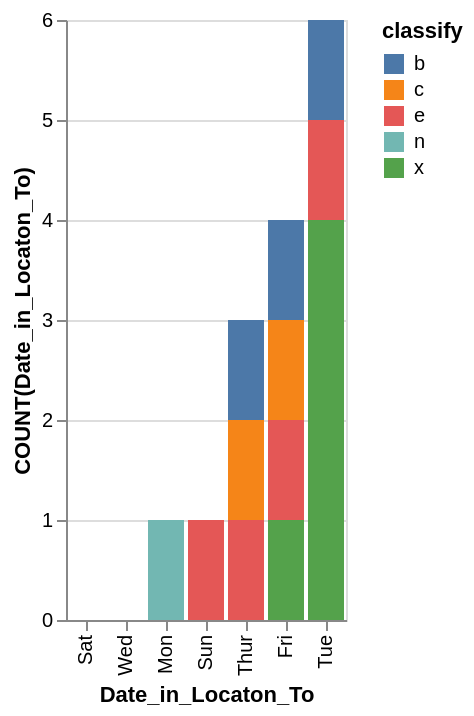

Describe this chart as a Vega-Lite specification.
### Vega-Lite specification from a JSON file in a GitHub repository (floating-point values rounded to 4 significant figures)
{"data": {"values": [{"x_data": "Sat", "y_data": 0, "classify": "b"}, {"x_data": "Wed", "y_data": 0, "classify": "b"}, {"x_data": "Mon", "y_data": 0, "classify": "b"}, {"x_data": "Sun", "y_data": 0, "classify": "b"}, {"x_data": "Thur", "y_data": 1, "classify": "b"}, {"x_data": "Fri", "y_data": 1, "classify": "b"}, {"x_data": "Tue", "y_data": 1, "classify": "b"}, {"x_data": "Sat", "y_data": 0, "classify": "c"}, {"x_data": "Wed", "y_data": 0, "classify": "c"}, {"x_data": "Mon", "y_data": 0, "classify": "c"}, {"x_data": "Sun", "y_data": 0, "classify": "c"}, {"x_data": "Thur", "y_data": 1, "classify": "c"}, {"x_data": "Fri", "y_data": 1, "classify": "c"}, {"x_data": "Tue", "y_data": 0, "classify": "c"}, {"x_data": "Sat", "y_data": 0, "classify": "e"}, {"x_data": "Wed", "y_data": 0, "classify": "e"}, {"x_data": "Mon", "y_data": 0, "classify": "e"}, {"x_data": "Sun", "y_data": 1, "classify": "e"}, {"x_data": "Thur", "y_data": 1, "classify": "e"}, {"x_data": "Fri", "y_data": 1, "classify": "e"}, {"x_data": "Tue", "y_data": 1, "classify": "e"}, {"x_data": "Sat", "y_data": 0, "classify": "n"}, {"x_data": "Wed", "y_data": 0, "classify": "n"}, {"x_data": "Mon", "y_data": 1, "classify": "n"}, {"x_data": "Sun", "y_data": 0, "classify": "n"}, {"x_data": "Thur", "y_data": 0, "classify": "n"}, {"x_data": "Fri", "y_data": 0, "classify": "n"}, {"x_data": "Tue", "y_data": 0, "classify": "n"}, {"x_data": "Sat", "y_data": 0, "classify": "x"}, {"x_data": "Wed", "y_data": 0, "classify": "x"}, {"x_data": "Mon", "y_data": 0, "classify": "x"}, {"x_data": "Sun", "y_data": 0, "classify": "x"}, {"x_data": "Thur", "y_data": 0, "classify": "x"}, {"x_data": "Fri", "y_data": 1, "classify": "x"}, {"x_data": "Tue", "y_data": 4, "classify": "x"}]}, "mark": "bar", "encoding": {"x": {"field": "x_data", "type": "nominal", "title": "Date_in_Locaton_To", "sort": {"op": "sum", "field": "y_data", "order": "ascending"}}, "y": {"field": "y_data", "type": "quantitative", "title": "COUNT(Date_in_Locaton_To)"}, "color": {"field": "classify"}}}
